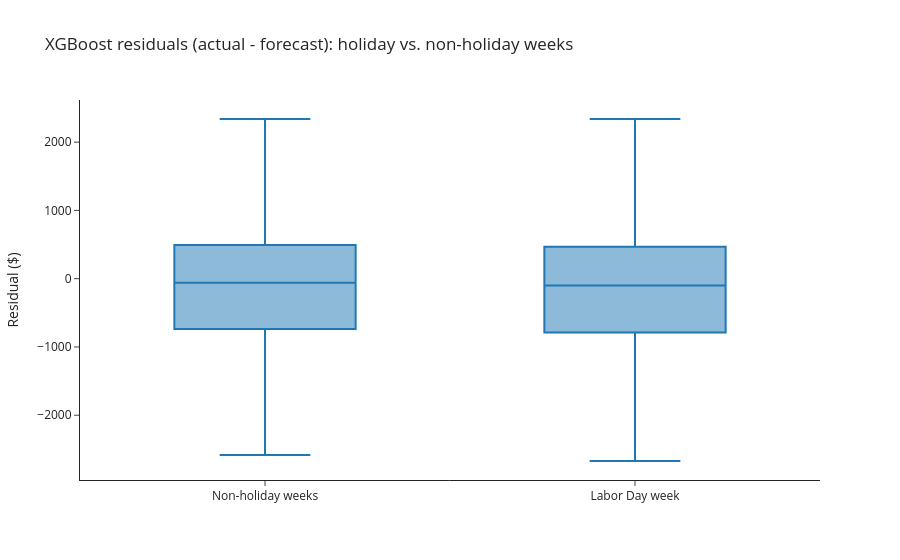

The notebook cell saved with this chart:
### Markdown cell above
### Residual Analysis

Where is the model wrong, and is it wrong in a structured way? The test
set has about 35,000 rows, so instead of handing every residual to a box
plot we compute the box-plot statistics first and draw the boxes from
them. Points beyond the whiskers are not drawn.

### Code cell
resid = test[["IsHoliday"]].assign(Residual=y_test - xgb_pred)


def box_stats(values):
    """Quartiles and Tukey whiskers (furthest points within 1.5 IQR)."""
    q1, median, q3 = values.quantile([0.25, 0.5, 0.75])
    iqr = q3 - q1
    return {
        "q1": q1,
        "median": median,
        "q3": q3,
        "lowerfence": values[values >= q1 - 1.5 * iqr].min(),
        "upperfence": values[values <= q3 + 1.5 * iqr].max(),
    }


resid_box = pd.DataFrame(
    {flag: box_stats(group) for flag, group in resid.groupby("IsHoliday")["Residual"]}
).T

fig = go.Figure(
    go.Box(
        x=resid_box.index.map({0: "Non-holiday weeks", 1: "Labor Day week"}),
        q1=resid_box["q1"],
        median=resid_box["median"],
        q3=resid_box["q3"],
        lowerfence=resid_box["lowerfence"],
        upperfence=resid_box["upperfence"],
        name="Residual",
    )
)
fig.update_layout(
    title="XGBoost residuals (actual - forecast): holiday vs. non-holiday weeks",
    yaxis_title="Residual ($)",
)
fig.show()

resid.groupby("IsHoliday")["Residual"].agg(
    rows="count",
    mean="mean",
    median="median",
    MAE=lambda r: r.abs().mean(),
).round(0)

### Figure 1 — Plotly figure (JSON) as saved in the notebook; plotly's stock layout.template omitted (floating-point values rounded to 4 significant figures)
{"data": [{"lowerfence": [-2583.0, -2670.0], "median": [-59.68, -99.45], "name": "Residual", "q1": [-738.2, -787.4], "q3": [492.7, 468.7], "type": "box", "upperfence": [2339.0, 2339.0], "x": ["Non-holiday weeks", "Labor Day week"]}], "layout": {"title": {"text": "XGBoost residuals (actual - forecast): holiday vs. non-holiday weeks"}, "yaxis": {"title": {"text": "Residual ($)"}}}}
